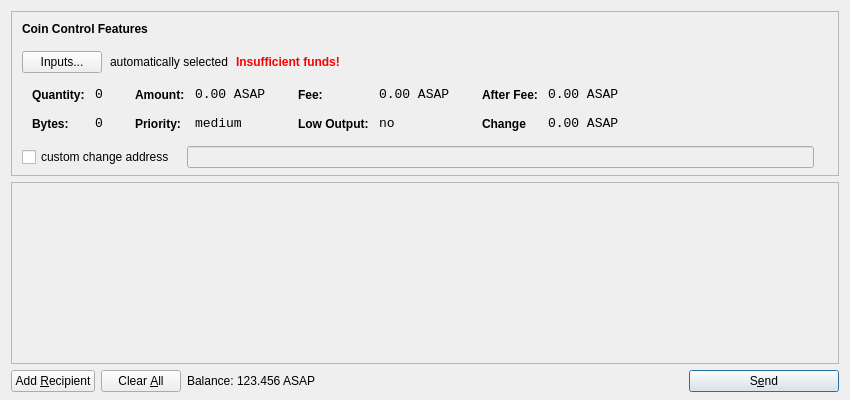
<?xml version="1.0" encoding="UTF-8"?>
<ui version="4.0">
 <class>SendCoinsDialog</class>
 <widget class="QDialog" name="SendCoinsDialog">
  <property name="geometry">
   <rect>
    <x>0</x>
    <y>0</y>
    <width>850</width>
    <height>400</height>
   </rect>
  </property>
  <property name="windowTitle">
   <string>Send Coins</string>
  </property>
  <layout class="QVBoxLayout" name="verticalLayout" stretch="0,1,0">
   <property name="bottomMargin">
    <number>8</number>
   </property>
   <item>
    <widget class="QFrame" name="frameCoinControl">
     <property name="sizePolicy">
      <sizepolicy hsizetype="Expanding" vsizetype="Expanding">
       <horstretch>0</horstretch>
       <verstretch>0</verstretch>
      </sizepolicy>
     </property>
     <property name="maximumSize">
      <size>
       <width>16777215</width>
       <height>16777215</height>
      </size>
     </property>
     <property name="frameShape">
      <enum>QFrame::StyledPanel</enum>
     </property>
     <property name="frameShadow">
      <enum>QFrame::Sunken</enum>
     </property>
     <layout class="QVBoxLayout" name="verticalLayoutCoinControl2">
      <property name="spacing">
       <number>-1</number>
      </property>
      <property name="leftMargin">
       <number>0</number>
      </property>
      <property name="topMargin">
       <number>0</number>
      </property>
      <property name="rightMargin">
       <number>0</number>
      </property>
      <property name="bottomMargin">
       <number>6</number>
      </property>
      <item>
       <layout class="QVBoxLayout" name="verticalLayoutCoinControl" stretch="0,0,0,0,1">
        <property name="spacing">
         <number>0</number>
        </property>
        <property name="leftMargin">
         <number>10</number>
        </property>
        <property name="topMargin">
         <number>10</number>
        </property>
        <item>
         <layout class="QHBoxLayout" name="horizontalLayoutCoinControl1">
          <property name="bottomMargin">
           <number>15</number>
          </property>
          <item>
           <widget class="QLabel" name="labelCoinControlFeatures">
            <property name="sizePolicy">
             <sizepolicy hsizetype="Preferred" vsizetype="Maximum">
              <horstretch>0</horstretch>
              <verstretch>0</verstretch>
             </sizepolicy>
            </property>
            <property name="font">
             <font>
              <weight>75</weight>
              <bold>true</bold>
             </font>
            </property>
            <property name="styleSheet">
             <string notr="true">font-weight:bold;</string>
            </property>
            <property name="text">
             <string>Coin Control Features</string>
            </property>
           </widget>
          </item>
         </layout>
        </item>
        <item>
         <layout class="QHBoxLayout" name="horizontalLayoutCoinControl2" stretch="0,0,0,0">
          <property name="spacing">
           <number>8</number>
          </property>
          <property name="bottomMargin">
           <number>10</number>
          </property>
          <item>
           <widget class="QPushButton" name="pushButtonCoinControl">
            <property name="styleSheet">
             <string notr="true"/>
            </property>
            <property name="text">
             <string>Inputs...</string>
            </property>
           </widget>
          </item>
          <item>
           <widget class="QLabel" name="labelCoinControlAutomaticallySelected">
            <property name="text">
             <string>automatically selected</string>
            </property>
            <property name="margin">
             <number>5</number>
            </property>
           </widget>
          </item>
          <item>
           <widget class="QLabel" name="labelCoinControlInsuffFunds">
            <property name="font">
             <font>
              <weight>75</weight>
              <bold>true</bold>
             </font>
            </property>
            <property name="styleSheet">
             <string notr="true">color:red;font-weight:bold;</string>
            </property>
            <property name="text">
             <string>Insufficient funds!</string>
            </property>
            <property name="margin">
             <number>5</number>
            </property>
           </widget>
          </item>
          <item>
           <spacer name="horizontalSpacerCoinControl">
            <property name="orientation">
             <enum>Qt::Horizontal</enum>
            </property>
            <property name="sizeHint" stdset="0">
             <size>
              <width>40</width>
              <height>1</height>
             </size>
            </property>
           </spacer>
          </item>
         </layout>
        </item>
        <item>
         <widget class="QWidget" name="widgetCoinControl" native="true">
          <property name="sizePolicy">
           <sizepolicy hsizetype="Preferred" vsizetype="Preferred">
            <horstretch>0</horstretch>
            <verstretch>0</verstretch>
           </sizepolicy>
          </property>
          <property name="minimumSize">
           <size>
            <width>0</width>
            <height>0</height>
           </size>
          </property>
          <property name="styleSheet">
           <string notr="true"/>
          </property>
          <layout class="QHBoxLayout" name="horizontalLayoutCoinControl5">
           <property name="margin">
            <number>0</number>
           </property>
           <item>
            <layout class="QHBoxLayout" name="horizontalLayoutCoinControl3" stretch="0,0,0,1">
             <property name="spacing">
              <number>20</number>
             </property>
             <property name="topMargin">
              <number>0</number>
             </property>
             <property name="bottomMargin">
              <number>10</number>
             </property>
             <item>
              <layout class="QFormLayout" name="formLayoutCoinControl1">
               <property name="horizontalSpacing">
                <number>10</number>
               </property>
               <property name="verticalSpacing">
                <number>14</number>
               </property>
               <property name="leftMargin">
                <number>10</number>
               </property>
               <property name="topMargin">
                <number>4</number>
               </property>
               <property name="rightMargin">
                <number>6</number>
               </property>
               <item row="0" column="0">
                <widget class="QLabel" name="labelCoinControlQuantityText">
                 <property name="styleSheet">
                  <string notr="true">font-weight:bold;</string>
                 </property>
                 <property name="text">
                  <string>Quantity:</string>
                 </property>
                 <property name="margin">
                  <number>0</number>
                 </property>
                </widget>
               </item>
               <item row="0" column="1">
                <widget class="QLabel" name="labelCoinControlQuantity">
                 <property name="font">
                  <font>
                   <family>Monospace</family>
                   <pointsize>10</pointsize>
                  </font>
                 </property>
                 <property name="cursor">
                  <cursorShape>IBeamCursor</cursorShape>
                 </property>
                 <property name="contextMenuPolicy">
                  <enum>Qt::ActionsContextMenu</enum>
                 </property>
                 <property name="text">
                  <string>0</string>
                 </property>
                 <property name="margin">
                  <number>0</number>
                 </property>
                 <property name="textInteractionFlags">
                  <set>Qt::LinksAccessibleByMouse|Qt::TextSelectableByKeyboard|Qt::TextSelectableByMouse</set>
                 </property>
                </widget>
               </item>
               <item row="1" column="0">
                <widget class="QLabel" name="labelCoinControlBytesText">
                 <property name="styleSheet">
                  <string notr="true">font-weight:bold;</string>
                 </property>
                 <property name="text">
                  <string>Bytes:</string>
                 </property>
                </widget>
               </item>
               <item row="1" column="1">
                <widget class="QLabel" name="labelCoinControlBytes">
                 <property name="font">
                  <font>
                   <family>Monospace</family>
                   <pointsize>10</pointsize>
                  </font>
                 </property>
                 <property name="cursor">
                  <cursorShape>IBeamCursor</cursorShape>
                 </property>
                 <property name="contextMenuPolicy">
                  <enum>Qt::ActionsContextMenu</enum>
                 </property>
                 <property name="text">
                  <string>0</string>
                 </property>
                 <property name="textInteractionFlags">
                  <set>Qt::LinksAccessibleByMouse|Qt::TextSelectableByKeyboard|Qt::TextSelectableByMouse</set>
                 </property>
                </widget>
               </item>
              </layout>
             </item>
             <item>
              <layout class="QFormLayout" name="formLayoutCoinControl2">
               <property name="horizontalSpacing">
                <number>10</number>
               </property>
               <property name="verticalSpacing">
                <number>14</number>
               </property>
               <property name="leftMargin">
                <number>6</number>
               </property>
               <property name="topMargin">
                <number>4</number>
               </property>
               <property name="rightMargin">
                <number>6</number>
               </property>
               <item row="0" column="0">
                <widget class="QLabel" name="labelCoinControlAmountText">
                 <property name="styleSheet">
                  <string notr="true">font-weight:bold;</string>
                 </property>
                 <property name="text">
                  <string>Amount:</string>
                 </property>
                 <property name="margin">
                  <number>0</number>
                 </property>
                </widget>
               </item>
               <item row="0" column="1">
                <widget class="QLabel" name="labelCoinControlAmount">
                 <property name="font">
                  <font>
                   <family>Monospace</family>
                   <pointsize>10</pointsize>
                  </font>
                 </property>
                 <property name="cursor">
                  <cursorShape>IBeamCursor</cursorShape>
                 </property>
                 <property name="contextMenuPolicy">
                  <enum>Qt::ActionsContextMenu</enum>
                 </property>
                 <property name="text">
                  <string>0.00 ASAP</string>
                 </property>
                 <property name="textInteractionFlags">
                  <set>Qt::LinksAccessibleByMouse|Qt::TextSelectableByKeyboard|Qt::TextSelectableByMouse</set>
                 </property>
                </widget>
               </item>
               <item row="1" column="0">
                <widget class="QLabel" name="labelCoinControlPriorityText">
                 <property name="styleSheet">
                  <string notr="true">font-weight:bold;</string>
                 </property>
                 <property name="text">
                  <string>Priority:</string>
                 </property>
                </widget>
               </item>
               <item row="1" column="1">
                <widget class="QLabel" name="labelCoinControlPriority">
                 <property name="font">
                  <font>
                   <family>Monospace</family>
                   <pointsize>10</pointsize>
                  </font>
                 </property>
                 <property name="cursor">
                  <cursorShape>IBeamCursor</cursorShape>
                 </property>
                 <property name="contextMenuPolicy">
                  <enum>Qt::ActionsContextMenu</enum>
                 </property>
                 <property name="text">
                  <string>medium</string>
                 </property>
                 <property name="textInteractionFlags">
                  <set>Qt::LinksAccessibleByMouse|Qt::TextSelectableByKeyboard|Qt::TextSelectableByMouse</set>
                 </property>
                </widget>
               </item>
              </layout>
             </item>
             <item>
              <layout class="QFormLayout" name="formLayoutCoinControl3">
               <property name="horizontalSpacing">
                <number>10</number>
               </property>
               <property name="verticalSpacing">
                <number>14</number>
               </property>
               <property name="leftMargin">
                <number>6</number>
               </property>
               <property name="topMargin">
                <number>4</number>
               </property>
               <property name="rightMargin">
                <number>6</number>
               </property>
               <item row="0" column="0">
                <widget class="QLabel" name="labelCoinControlFeeText">
                 <property name="styleSheet">
                  <string notr="true">font-weight:bold;</string>
                 </property>
                 <property name="text">
                  <string>Fee:</string>
                 </property>
                 <property name="margin">
                  <number>0</number>
                 </property>
                </widget>
               </item>
               <item row="0" column="1">
                <widget class="QLabel" name="labelCoinControlFee">
                 <property name="font">
                  <font>
                   <family>Monospace</family>
                   <pointsize>10</pointsize>
                  </font>
                 </property>
                 <property name="cursor">
                  <cursorShape>IBeamCursor</cursorShape>
                 </property>
                 <property name="contextMenuPolicy">
                  <enum>Qt::ActionsContextMenu</enum>
                 </property>
                 <property name="text">
                  <string>0.00 ASAP</string>
                 </property>
                 <property name="textInteractionFlags">
                  <set>Qt::LinksAccessibleByMouse|Qt::TextSelectableByKeyboard|Qt::TextSelectableByMouse</set>
                 </property>
                </widget>
               </item>
               <item row="1" column="0">
                <widget class="QLabel" name="labelCoinControlLowOutputText">
                 <property name="styleSheet">
                  <string notr="true">font-weight:bold;</string>
                 </property>
                 <property name="text">
                  <string>Low Output:</string>
                 </property>
                </widget>
               </item>
               <item row="1" column="1">
                <widget class="QLabel" name="labelCoinControlLowOutput">
                 <property name="font">
                  <font>
                   <family>Monospace</family>
                   <pointsize>10</pointsize>
                  </font>
                 </property>
                 <property name="cursor">
                  <cursorShape>IBeamCursor</cursorShape>
                 </property>
                 <property name="contextMenuPolicy">
                  <enum>Qt::ActionsContextMenu</enum>
                 </property>
                 <property name="text">
                  <string>no</string>
                 </property>
                 <property name="textInteractionFlags">
                  <set>Qt::LinksAccessibleByMouse|Qt::TextSelectableByKeyboard|Qt::TextSelectableByMouse</set>
                 </property>
                </widget>
               </item>
              </layout>
             </item>
             <item>
              <layout class="QFormLayout" name="formLayoutCoinControl4">
               <property name="horizontalSpacing">
                <number>10</number>
               </property>
               <property name="verticalSpacing">
                <number>14</number>
               </property>
               <property name="leftMargin">
                <number>6</number>
               </property>
               <property name="topMargin">
                <number>4</number>
               </property>
               <property name="rightMargin">
                <number>6</number>
               </property>
               <item row="0" column="0">
                <widget class="QLabel" name="labelCoinControlAfterFeeText">
                 <property name="styleSheet">
                  <string notr="true">font-weight:bold;</string>
                 </property>
                 <property name="text">
                  <string>After Fee:</string>
                 </property>
                 <property name="margin">
                  <number>0</number>
                 </property>
                </widget>
               </item>
               <item row="0" column="1">
                <widget class="QLabel" name="labelCoinControlAfterFee">
                 <property name="font">
                  <font>
                   <family>Monospace</family>
                   <pointsize>10</pointsize>
                  </font>
                 </property>
                 <property name="cursor">
                  <cursorShape>IBeamCursor</cursorShape>
                 </property>
                 <property name="contextMenuPolicy">
                  <enum>Qt::ActionsContextMenu</enum>
                 </property>
                 <property name="text">
                  <string>0.00 ASAP</string>
                 </property>
                 <property name="textInteractionFlags">
                  <set>Qt::LinksAccessibleByMouse|Qt::TextSelectableByKeyboard|Qt::TextSelectableByMouse</set>
                 </property>
                </widget>
               </item>
               <item row="1" column="0">
                <widget class="QLabel" name="labelCoinControlChangeText">
                 <property name="styleSheet">
                  <string notr="true">font-weight:bold;</string>
                 </property>
                 <property name="text">
                  <string>Change</string>
                 </property>
                </widget>
               </item>
               <item row="1" column="1">
                <widget class="QLabel" name="labelCoinControlChange">
                 <property name="font">
                  <font>
                   <family>Monospace</family>
                   <pointsize>10</pointsize>
                  </font>
                 </property>
                 <property name="cursor">
                  <cursorShape>IBeamCursor</cursorShape>
                 </property>
                 <property name="contextMenuPolicy">
                  <enum>Qt::ActionsContextMenu</enum>
                 </property>
                 <property name="text">
                  <string>0.00 ASAP</string>
                 </property>
                 <property name="textInteractionFlags">
                  <set>Qt::LinksAccessibleByMouse|Qt::TextSelectableByKeyboard|Qt::TextSelectableByMouse</set>
                 </property>
                </widget>
               </item>
              </layout>
             </item>
            </layout>
           </item>
          </layout>
         </widget>
        </item>
        <item>
         <layout class="QHBoxLayout" name="horizontalLayoutCoinControl4" stretch="0,0,0">
          <property name="spacing">
           <number>12</number>
          </property>
          <property name="sizeConstraint">
           <enum>QLayout::SetDefaultConstraint</enum>
          </property>
          <property name="topMargin">
           <number>5</number>
          </property>
          <property name="rightMargin">
           <number>5</number>
          </property>
          <item>
           <widget class="QCheckBox" name="checkBoxCoinControlChange">
            <property name="text">
             <string>custom change address</string>
            </property>
           </widget>
          </item>
          <item>
           <widget class="QLineEdit" name="lineEditCoinControlChange">
            <property name="enabled">
             <bool>false</bool>
            </property>
            <property name="sizePolicy">
             <sizepolicy hsizetype="Expanding" vsizetype="Fixed">
              <horstretch>0</horstretch>
              <verstretch>0</verstretch>
             </sizepolicy>
            </property>
           </widget>
          </item>
          <item>
           <widget class="QLabel" name="labelCoinControlChangeLabel">
            <property name="sizePolicy">
             <sizepolicy hsizetype="Preferred" vsizetype="Expanding">
              <horstretch>0</horstretch>
              <verstretch>0</verstretch>
             </sizepolicy>
            </property>
            <property name="minimumSize">
             <size>
              <width>0</width>
              <height>0</height>
             </size>
            </property>
            <property name="text">
             <string/>
            </property>
            <property name="margin">
             <number>3</number>
            </property>
           </widget>
          </item>
         </layout>
        </item>
        <item>
         <spacer name="verticalSpacerCoinControl">
          <property name="orientation">
           <enum>Qt::Vertical</enum>
          </property>
          <property name="sizeHint" stdset="0">
           <size>
            <width>800</width>
            <height>1</height>
           </size>
          </property>
         </spacer>
        </item>
       </layout>
      </item>
     </layout>
    </widget>
   </item>
   <item>
    <widget class="QScrollArea" name="scrollArea">
     <property name="widgetResizable">
      <bool>true</bool>
     </property>
     <widget class="QWidget" name="scrollAreaWidgetContents">
      <property name="geometry">
       <rect>
        <x>0</x>
        <y>0</y>
        <width>830</width>
        <height>165</height>
       </rect>
      </property>
      <layout class="QVBoxLayout" name="verticalLayout_2">
       <property name="margin">
        <number>0</number>
       </property>
       <item>
        <layout class="QVBoxLayout" name="entries">
         <property name="spacing">
          <number>6</number>
         </property>
        </layout>
       </item>
       <item>
        <spacer name="verticalSpacer">
         <property name="orientation">
          <enum>Qt::Vertical</enum>
         </property>
         <property name="sizeHint" stdset="0">
          <size>
           <width>20</width>
           <height>40</height>
          </size>
         </property>
        </spacer>
       </item>
      </layout>
     </widget>
    </widget>
   </item>
   <item>
    <layout class="QHBoxLayout" name="horizontalLayout">
     <item>
      <widget class="QPushButton" name="addButton">
       <property name="toolTip">
        <string>Send to multiple recipients at once</string>
       </property>
       <property name="text">
        <string>Add &amp;Recipient</string>
       </property>
       <property name="icon">
        <iconset resource="../bitcoin.qrc">
         <normaloff>:/icons/add</normaloff>:/icons/add</iconset>
       </property>
       <property name="autoDefault">
        <bool>false</bool>
       </property>
      </widget>
     </item>
     <item>
      <widget class="QPushButton" name="clearButton">
       <property name="sizePolicy">
        <sizepolicy hsizetype="Minimum" vsizetype="Fixed">
         <horstretch>0</horstretch>
         <verstretch>0</verstretch>
        </sizepolicy>
       </property>
       <property name="toolTip">
        <string>Remove all transaction fields</string>
       </property>
       <property name="text">
        <string>Clear &amp;All</string>
       </property>
       <property name="icon">
        <iconset resource="../bitcoin.qrc">
         <normaloff>:/icons/remove</normaloff>:/icons/remove</iconset>
       </property>
       <property name="autoRepeatDelay">
        <number>300</number>
       </property>
       <property name="autoDefault">
        <bool>false</bool>
       </property>
      </widget>
     </item>
     <item>
      <layout class="QHBoxLayout" name="horizontalLayout_2">
       <property name="spacing">
        <number>3</number>
       </property>
       <item>
        <widget class="QLabel" name="label">
         <property name="sizePolicy">
          <sizepolicy hsizetype="Preferred" vsizetype="Fixed">
           <horstretch>0</horstretch>
           <verstretch>0</verstretch>
          </sizepolicy>
         </property>
         <property name="text">
          <string>Balance:</string>
         </property>
        </widget>
       </item>
       <item>
        <widget class="QLabel" name="labelBalance">
         <property name="sizePolicy">
          <sizepolicy hsizetype="Preferred" vsizetype="Fixed">
           <horstretch>0</horstretch>
           <verstretch>0</verstretch>
          </sizepolicy>
         </property>
         <property name="cursor">
          <cursorShape>IBeamCursor</cursorShape>
         </property>
         <property name="text">
          <string>123.456 ASAP</string>
         </property>
         <property name="textInteractionFlags">
          <set>Qt::LinksAccessibleByMouse|Qt::TextSelectableByKeyboard|Qt::TextSelectableByMouse</set>
         </property>
        </widget>
       </item>
      </layout>
     </item>
     <item>
      <spacer name="horizontalSpacer">
       <property name="orientation">
        <enum>Qt::Horizontal</enum>
       </property>
       <property name="sizeHint" stdset="0">
        <size>
         <width>40</width>
         <height>20</height>
        </size>
       </property>
      </spacer>
     </item>
     <item>
      <widget class="QPushButton" name="sendButton">
       <property name="minimumSize">
        <size>
         <width>150</width>
         <height>0</height>
        </size>
       </property>
       <property name="toolTip">
        <string>Confirm the send action</string>
       </property>
       <property name="text">
        <string>S&amp;end</string>
       </property>
       <property name="icon">
        <iconset resource="../bitcoin.qrc">
         <normaloff>:/icons/send</normaloff>:/icons/send</iconset>
       </property>
       <property name="default">
        <bool>true</bool>
       </property>
      </widget>
     </item>
    </layout>
   </item>
  </layout>
 </widget>
 <resources>
  <include location="../bitcoin.qrc"/>
 </resources>
 <connections/>
</ui>
